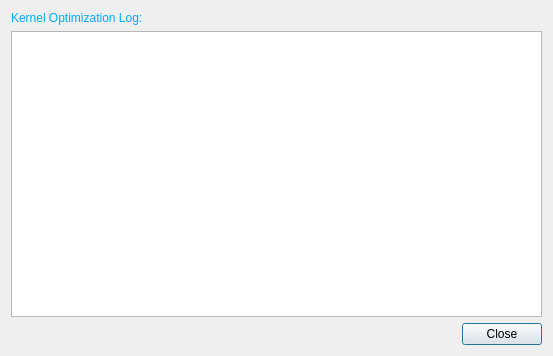
<?xml version="1.0" encoding="UTF-8"?>
<ui version="4.0">
 <class>logView</class>
 <widget class="QDialog" name="logView">
  <property name="geometry">
   <rect>
    <x>0</x>
    <y>0</y>
    <width>553</width>
    <height>356</height>
   </rect>
  </property>
  <property name="windowTitle">
   <string>Log View</string>
  </property>
  <layout class="QVBoxLayout" name="verticalLayout_3">
   <item>
    <layout class="QVBoxLayout" name="verticalLayout_2">
     <item>
      <layout class="QVBoxLayout" name="verticalLayout">
       <item>
        <widget class="QLabel" name="label">
         <property name="styleSheet">
          <string notr="true">color: rgb(0, 170, 255);
font: 75 14pt &quot;Times New Roman&quot;;</string>
         </property>
         <property name="text">
          <string>Kernel Optimization Log:</string>
         </property>
        </widget>
       </item>
       <item>
        <widget class="QTextBrowser" name="textBrowserLog"/>
       </item>
      </layout>
     </item>
     <item>
      <layout class="QHBoxLayout" name="horizontalLayout">
       <item>
        <spacer name="horizontalSpacer">
         <property name="orientation">
          <enum>Qt::Horizontal</enum>
         </property>
         <property name="sizeHint" stdset="0">
          <size>
           <width>40</width>
           <height>20</height>
          </size>
         </property>
        </spacer>
       </item>
       <item>
        <widget class="QPushButton" name="pushButton">
         <property name="text">
          <string>Close</string>
         </property>
        </widget>
       </item>
      </layout>
     </item>
    </layout>
   </item>
  </layout>
 </widget>
 <resources/>
 <connections/>
</ui>
